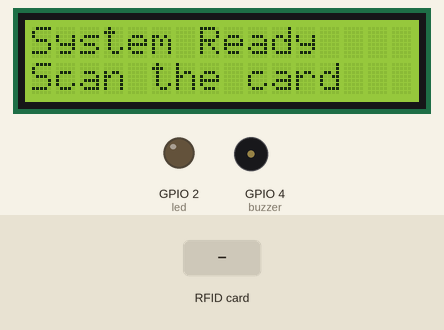
A program run on a simulated ESP32. Shown: 16×2 character LCD, output pins drawn as LEDs (lit = HIGH), buzzer (waves = sounding, pin HIGH). The test bench sets the inputs (shaded band). WiFi joins after 1.5 s; servers stay silent unless stated; the local clock reads 2024-03-15 10:24:30 at power-on unless the program sets it; what the program prints to the serial monitor is not drawn.

Above: at 3.4 s.
3.5 s: RFID card 30 31 B8 35 held to the reader
At 5.4 s:
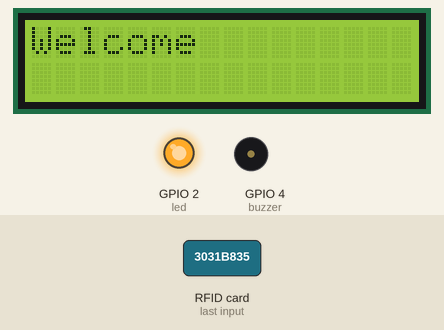
6.4 s: RFID card 5E 7A 19 C4 held to the reader
At 10.1 s:
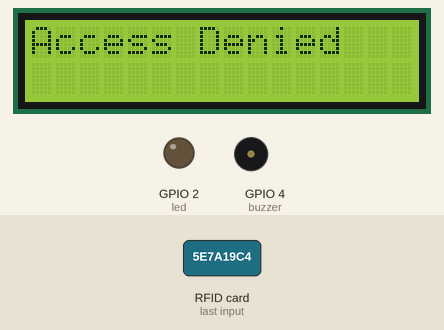
12.4 s: RFID card 30 9D 6F 35 held to the reader
At 15.5 s:
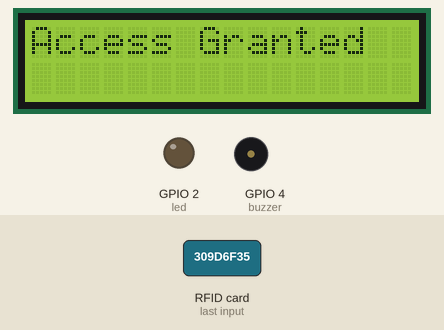
Timing chart, 0 to 20.2 s (numbered marks = the images above; inputs shaded):
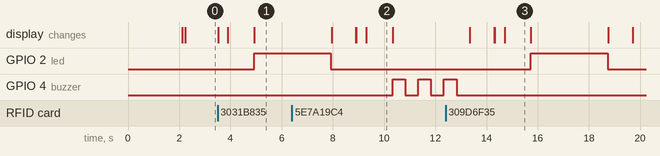

Measured:
- after the input at 3.5 s, GPIO 2 (led): LOW → HIGH after 1.4 s; the display: first changes at once (image 1 shows a later state)
- after the input at 6.4 s, GPIO 4 (buzzer): alternates HIGH for 0.50 s and LOW for 0.50 s, starting after 3.9 s; the display: first differs from a run without the input after 2.5 s (image 2 shows a later state)
- after the input at 12.4 s, GPIO 2 (led): LOW → HIGH after 3.3 s, → LOW 3.0 s later; the display: first differs from a run without the input after 1.9 s (image 3 shows a later state)
- what the display in image 2 shows lasts 1.0 s, from 9.3 s to 10.3 s

The program:

main.cpp
```cpp
//Libraries
# include <Arduino.h>
#include<string.h>
# include<WiFi.h>
# include <SPI.h>
# include <Wire.h>
# include <MFRC522.h>
# include <LiquidCrystal_I2C.h>
# include <Firebase_ESP_Client.h>
#include <ESP32Time.h>
//Provide the token generation process info.
# include "addons/TokenHelper.h"
//Provide the RTDB payload printing info and other helper functions.
# include "addons/RTDBHelper.h"


//Declaration
int led = 2; // LED/LOCK
int buzzer = 4; //Buzzer

// set the LCD address to 0x27 for a 16 chars and 2 line display
LiquidCrystal_I2C lcd(0x27,16,2);  // set the LCD address to 0x27 for a 16 chars and 2 line display


//for wifi
#define ssid  "Predator"
#define password "multan123"
unsigned long previousMillis = 0;
unsigned long interval = 30000;

// For firebase
#define API_KEY "AIzaSyAnyGxL0rdgdrYzq2zJCs2bBU5NFUIHLBo"
#define DATABASE_URL "https://cao-project-8bf71-default-rtdb.asia-southeast1.firebasedatabase.app/"

//Define Firebase Data object
FirebaseData fbdo;
FirebaseAuth auth;
FirebaseConfig config;
bool signupOK = false;


// for RFID
#define SS_PIN  25  // ESP32 pin GIOP25
#define RST_PIN 27 // ESP32 pin GIOP27
MFRC522 mfrc522(SS_PIN, RST_PIN);
MFRC522::MIFARE_Key key;
bool shouldCheck = false;
String content = "";


/* Set the block to which we want to read data from*/
/* Be aware of Sector Trailer Blocks */
int blockNumForDob = 1;
int blockNumForName = 2;
int blockNumForDesignation = 4;


/* Create another array to read data from Block */
/* Legthn of buffer should be 2 Bytes more than the size of Block (16 Bytes) */
byte bufferLen = 18;
byte readBlockData_Name[18];
byte readBlockData_Dob[18];
byte readBlockData_Designation[18];

MFRC522::StatusCode status;

//for time
//ESP32Time rtc;
ESP32Time rtc(0);  // offset in seconds (i will set pakistan time so no need to define offset)


//Function declaration
void initWiFi();
void reconnectWIFI();
void initLCD();
void initFireBase();
void sendDataToFirebase(String path, String data);
void ReadDataFromBlock(int blockNumForName, byte readBlockData_Name[]);
void checkFunction(String content);
void LCD(String m1, String m2);
// Function that gets current epoch time
unsigned long getTime();

void setup()
{
    Serial.begin(916200);
    pinMode(led, OUTPUT);
    pinMode(buzzer, OUTPUT);


    rtc.setTime(30, 01, 22, 18, 5, 2022);  // 17th May 2022 15:24:30
    //initialization

    initLCD();
    LCD("Please wait", "Initializing");

    initWiFi();
    initFireBase();


    //RFID INITIALIZATION
    SPI.begin();
    mfrc522.PCD_Init();
    delay(50);
    mfrc522.PCD_DumpVersionToSerial();

    LCD("System Ready","Scan the card");

}

void loop()
{

    reconnectWIFI(); //if required

     //   /* Prepare the ksy for authentication */
    /* All keys are set to FFFFFFFFFFFFh at chip delivery from the factory */
    for (byte i = 0; i < 6; i++)
    {
        key.keyByte[i] = 0xFF;
    }
    /* Look for new cards */
    /* Reset the loop if no new card is present on RC522 Reader */
    if (!mfrc522.PICC_IsNewCardPresent())
    {
        return;
    }

    /* Select one of the cards */
    if (!mfrc522.PICC_ReadCardSerial())
    {
        return;
    }
    Serial.print("\n");
    Serial.println("**Card Detected**");
    LCD("Card Detected", "");

    /* Print UID of the Card */
    Serial.print(F("Card UID:"));
    for (byte i = 0; i < mfrc522.uid.size; i++)
    {
        Serial.print(mfrc522.uid.uidByte[i] < 0x10 ? " 0" : " ");
        Serial.print(mfrc522.uid.uidByte[i], HEX);
    }
    Serial.print("\n");
    /* Print type of card (for example, MIFARE 1K) */
    Serial.print(F("PICC type: "));
    MFRC522::PICC_Type piccType = mfrc522.PICC_GetType(mfrc522.uid.sak);
    Serial.println(mfrc522.PICC_GetTypeName(piccType));


    /* Read data from the same block */
    Serial.print("\n");
    Serial.println("Reading from Data Block...");
    ReadDataFromBlock(blockNumForName, readBlockData_Name);
    ReadDataFromBlock(blockNumForDob, readBlockData_Dob);
    ReadDataFromBlock(blockNumForDesignation, readBlockData_Designation);
      delay(100);
      // Halt PICC
  mfrc522.PICC_HaltA();

  // Stop encryption on PCD
  mfrc522.PCD_StopCrypto1();

  delay(250);
    /* If you want to print the full memory dump, uncomment the next line */
    //mfrc522.PICC_DumpToSerial(&(mfrc522.uid));


    if (shouldCheck)
    {
        checkFunction(content);
    }
        LCD("System Ready","Scan the card");


}


//For initializing wifi connection
void initWiFi()
{
    WiFi.mode(WIFI_STA);
    WiFi.begin(ssid, password);
    Serial.print("Connecting to WiFi ..");
    while (WiFi.status() != WL_CONNECTED)
    {
        Serial.print('.');
        delay(1000);
    }
}
void reconnectWIFI()
{
    unsigned long currentMillis = millis();
    // if WiFi is down, try reconnecting
    if ((WiFi.status() != WL_CONNECTED) && (currentMillis - previousMillis >= interval))
    {
        Serial.print(millis());
        Serial.println("Reconnecting to WiFi...");

        WiFi.disconnect();
        WiFi.reconnect();
        previousMillis = currentMillis;
    }
}

//For initializing LCD
void initLCD()
{
    //LCD initialization
    lcd.init();
    lcd.clear();
    lcd.backlight();// Make sure backlight is on

    // lcd.setCursor(0,0);   //Set cursor to character 0 on line 0
     // lcd.print("Connected with:");


}


//For initializing Firebase
void initFireBase()
{
    /* Assign the api key (required) */
    config.api_key = API_KEY;

    /* Assign the RTDB URL (required) */
    config.database_url = DATABASE_URL;

    /* Sign up */
    if (Firebase.signUp(&config, &auth, "", ""))
    {
        lcd.clear();
        lcd.setCursor(0, 0);
        lcd.print("Connected to fb");
        signupOK = true;
    }
    else
    {
        Serial.printf("%s\n", config.signer.signupError.message.c_str());
    }

    /* Assign the callback function for the long running token generation task */
    config.token_status_callback = tokenStatusCallback; //see addons/TokenHelper.h

    Firebase.begin(&config, &auth);
    Firebase.reconnectWiFi(true);
}

void sendDataToFirebase(String path, String Uid, String Name, String Dob, String Designation,String Time,String status)
{
    if (Firebase.ready() && signupOK )
    {


      if (Firebase.RTDB.setString(&fbdo, path+"/Uid", Uid)&&Firebase.RTDB.setString(&fbdo, path+"/Time", Time) && Firebase.RTDB.setString(&fbdo, path+"/Name", Name)&&Firebase.RTDB.setString(&fbdo, path+"/Date of Birth", Dob)&&Firebase.RTDB.setString(&fbdo, path+"/Designation", Designation)&&Firebase.RTDB.setString(&fbdo, path+"/Status", status))
        {
            Serial.println("PASSED");
        }
        else
        {
            Serial.println("FAILED");
            Serial.println("REASON: " + fbdo.errorReason());
        }
    }
}

void ReadDataFromBlock(int blockNumForName, byte readBlockData_Name[])
{
    /* Authenticating the desired data block for Read access using Key A */
    byte status = mfrc522.PCD_Authenticate(MFRC522::PICC_CMD_MF_AUTH_KEY_A, blockNumForName, &key, &(mfrc522.uid));

    if (status != MFRC522::STATUS_OK)
    {
        Serial.print("Authentication failed for Read: ");

        return;
    }
    else
    {
        Serial.println("Authentication success");
    }
    //Read the UID of the card and write to the serial port
    Serial.println();

    content = "";
    byte letter;
    for (byte i = 0; i < mfrc522.uid.size; i++)
    {

        content.concat(String(mfrc522.uid.uidByte[i] < 0x10 ? " 0" : " "));
        content.concat(String(mfrc522.uid.uidByte[i], HEX));
    }
    content.toUpperCase();
    Serial.println();
    /* Reading data from the Block */
    status = mfrc522.MIFARE_Read(blockNumForName, readBlockData_Name, &bufferLen);
    if (status != MFRC522::STATUS_OK)
    {
        Serial.print("Reading failed: ");
        shouldCheck = true;
        return;
    }
    else
    {
        Serial.println("Block was read successfully");
        shouldCheck = true;
    }
}

void checkFunction(String content)
{
    /* Print the data read from block */
    String name = "";
    String dob = "";
    String desgnation = "";
    for (int j = 0; j < 16; j++)
    {
        name.concat(static_cast<char>(readBlockData_Name[j]));
    }
    for (int j = 0; j < 16; j++)
    {
        dob.concat(static_cast<char>(readBlockData_Dob[j]));
    }
    for (int j = 0; j < 16; j++)
    {
        desgnation.concat(static_cast<char>(readBlockData_Designation[j]));
    }

    // char milis[20];
    String milis;
    milis = -rtc.getEpoch();

    if (content.substring(1) == "30 31 B8 35"||content.substring(1)=="30 9D 6F 35"||content.substring(1)=="CC CC 06 49")
    {

        Serial.println("Access Granted");
        LCD("Access Granted", " ");
        delay(1000);
        if (name != "") {
              LCD("Welcome", name);
        }
        else {
             LCD("Access Granted", " ");
        }
        digitalWrite(led, HIGH);
        String path = "data/";
        path.concat(milis);
        delay(3000);
        digitalWrite(led, LOW);
        LCD(" ", "Please wait...");
        sendDataToFirebase(path, content.substring(1), name, dob, desgnation, rtc.getDateTime(),"Access Granted");

    }
    else
    {

        Serial.println("Access Denied");
        String path = "data/";
        LCD("Access Denied", " ");
        delay(1000);
        if (name != "") {
              LCD(name,"not allowed");
        }
        else {
             LCD("Access Denied", " ");
        }
        digitalWrite(buzzer, HIGH);
        delay(500);
        digitalWrite(buzzer, LOW);
        delay(500);
         digitalWrite(buzzer, HIGH);
        delay(500);
        digitalWrite(buzzer, LOW);
        delay(500); digitalWrite(buzzer, HIGH);
        delay(500);
        digitalWrite(buzzer, LOW);
        delay(500);

        path.concat(milis);
        LCD(" ", "Please wait...");
        sendDataToFirebase(path, content.substring(1), name, dob, desgnation, rtc.getDateTime(),"Access Denied");
    }

    shouldCheck = false;
        LCD("System Ready","Scan the card");
}
void LCD(String m1 , String m2 ) {
    lcd.clear();
    lcd.setCursor(0, 0);
    lcd.print(m1);
    lcd.setCursor(0, 1);
    lcd.print(m2);

}
unsigned long getTime(){

  time_t now;
  struct tm timeinfo;
  if (!getLocalTime(&timeinfo)) {
    //Serial.println("Failed to obtain time");
    return(0);
  }
  time(&now);
  return now;
}
```

Write_on_rfid_tag.cpp
```cpp
// //Libraries
// #include <Arduino.h>
// #include <SPI.h>
// #include <Wire.h>
// #include <MFRC522.h>
// #include<Firebase_ESP_Client.h>


// //Declaration


// // for RFID
// #define SS_PIN  25  // ESP32 pin GIOP25
// #define RST_PIN 27 // ESP32 pin GIOP27
// MFRC522 mfrc522(SS_PIN, RST_PIN);
// MFRC522::MIFARE_Key key;

//  // set the LCD address to 0x27 for a 16 chars and 2 line display


// /* Set the block to which we want to write data */
// /* Be aware of Sector Trailer Blocks */
// int blockNumForDob = 1;
// int blockNumForName = 2;
// int blockNumForDesignation = 4;
// /* Create an array of 16 Bytes and fill it with data */
// /* This is the actual data which is going to be written into the card */
// byte blockDataName [16] = {"Ibrahim"};
// byte blockDataDob [16] = {"8 Feb 2003"};
// byte blockDataDesignation [16] = {"Worker"};


// /* Create another array to read data from Block */
// /* Legthn of buffer should be 2 Bytes more than the size of Block (16 Bytes) */
// byte bufferLen = 18;
// byte readBlockData_Name[18];
// byte readBlockData_Dob[18];
// byte readBlockData_Designation[18];

// MFRC522::StatusCode status;


// void WriteDataToBlock(int blockNumForName, byte blockDataName[])
// {
//   /* Authenticating the desired data block for write access using Key A */
//   status = mfrc522.PCD_Authenticate(MFRC522::PICC_CMD_MF_AUTH_KEY_A, blockNumForName, &key, &(mfrc522.uid));
//   if (status != MFRC522::STATUS_OK)
//   {
//     Serial.print("Authentication failed for Write: ");

//     return;
//   }
//   else
//   {
//     Serial.println("Authentication success");
//   }


//   /* Write data to the block */
//   status = mfrc522.MIFARE_Write(blockNumForName, blockDataName, 16);
//   if (status != MFRC522::STATUS_OK)
//   {
//     Serial.print("Writing to Block failed: ");

//     return;
//   }
//   else
//   {
//     Serial.println("Data was written into Block successfully");
//   }

// }

// void ReadDataFromBlock(int blockNumForName, byte readBlockData_Name[])
// {
//   /* Authenticating the desired data block for Read access using Key A */
//   byte status = mfrc522.PCD_Authenticate(MFRC522::PICC_CMD_MF_AUTH_KEY_A, blockNumForName, &key, &(mfrc522.uid));

//   if (status != MFRC522::STATUS_OK)
//   {
//      Serial.print("Authentication failed for Read: ");

//      return;
//   }
//   else
//   {
//     Serial.println("Authentication success");
//   }

//   /* Reading data from the Block */
//   status = mfrc522.MIFARE_Read(blockNumForName, readBlockData_Name, &bufferLen);
//   if (status != MFRC522::STATUS_OK)
//   {
//     Serial.print("Reading failed: ");

//     return;
//   }
//   else
//   {
//     Serial.println("Block was read successfully");
//   }

// }

// void setup() {
//   Serial.begin(921600);


//   //RFID INITIALIZATION
//   SPI.begin();
//   mfrc522.PCD_Init();
//   delay(50);

//     Serial.println("**Card Searching**");

// }


// void loop()
// {
//   /* Prepare the ksy for authentication */
//   /* All keys are set to FFFFFFFFFFFFh at chip delivery from the factory */
//   for (byte i = 0; i < 6; i++)
//   {
//     key.keyByte[i] = 0xFF;
//   }
//   /* Look for new cards */
//   /* Reset the loop if no new card is present on RC522 Reader */
//   if ( ! mfrc522.PICC_IsNewCardPresent())
//   {
//     return;
//   }

//   /* Select one of the cards */
//   if ( ! mfrc522.PICC_ReadCardSerial())
//   {
//     return;
//   }
//   Serial.print("\n");
//   Serial.println("**Card Detected**");
//   /* Print UID of the Card */
//   Serial.print(F("Card UID:"));
//   for (byte i = 0; i < mfrc522.uid.size; i++)
//   {
//     Serial.print(mfrc522.uid.uidByte[i] < 0x10 ? " 0" : " ");
//     Serial.print(mfrc522.uid.uidByte[i], HEX);
//   }
//   Serial.print("\n");
//   /* Print type of card (for example, MIFARE 1K) */
//   Serial.print(F("PICC type: "));
//   MFRC522::PICC_Type piccType = mfrc522.PICC_GetType(mfrc522.uid.sak);
//   Serial.println(mfrc522.PICC_GetTypeName(piccType));

//    /* Call 'WriteDataToBlock' function, which will write data to the block */
//    Serial.print("\n");
//    Serial.println("Writing to Data Block...");
//    WriteDataToBlock(blockNumForName, blockDataName);
//    WriteDataToBlock(blockNumForDob, blockDataDob);
//    WriteDataToBlock(blockNumForDesignation, blockDataDesignation);

//    /* Read data from the same block */
//    Serial.print("\n");
//    Serial.println("Reading from Data Block...");
//    ReadDataFromBlock(blockNumForName, readBlockData_Name);
//    ReadDataFromBlock(blockNumForDob, readBlockData_Dob);
//    ReadDataFromBlock(blockNumForDesignation, readBlockData_Designation);
//    /* If you want to print the full memory dump, uncomment the next line */
//    //mfrc522.PICC_DumpToSerial(&(mfrc522.uid));

//    /* Print the data read from block */
//    Serial.print("\n");
//    Serial.print("Name:");
//    Serial.print(blockNumForName);
//    Serial.print(" --> ");
//    for (int j=0 ; j<16 ; j++)
//    {
//      Serial.write(readBlockData_Name[j]);
//    }
//    Serial.print("\n");

//    /* Print the data read from block */
//    Serial.print("\n");
//    Serial.print("DOB:");
//    Serial.print(blockNumForDob);
//    Serial.print(" --> ");
//    for (int j=0 ; j<16 ; j++)
//    {
//      Serial.write(readBlockData_Dob[j]);
//    }
//    Serial.print("\n");

//    /* Print the data read from block */
//    Serial.print("\n");
//    Serial.print("Designation:");
//    Serial.print(blockNumForDesignation);
//    Serial.print(" --> ");
//    for (int j=0 ; j<16 ; j++)
//    {
//      Serial.write(readBlockData_Designation[j]);
//    }
//    Serial.print("\n");
// }
```

Source omitted: rawcode.cpp (8715 bytes)
